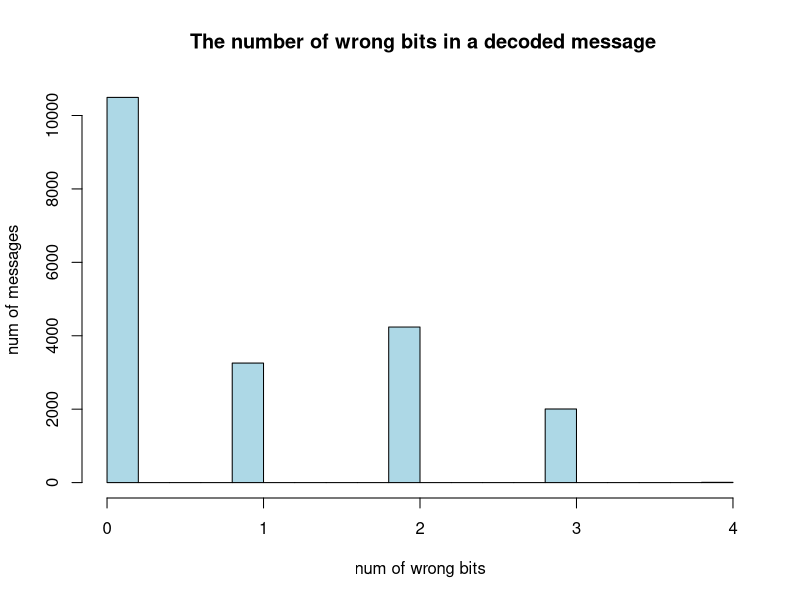
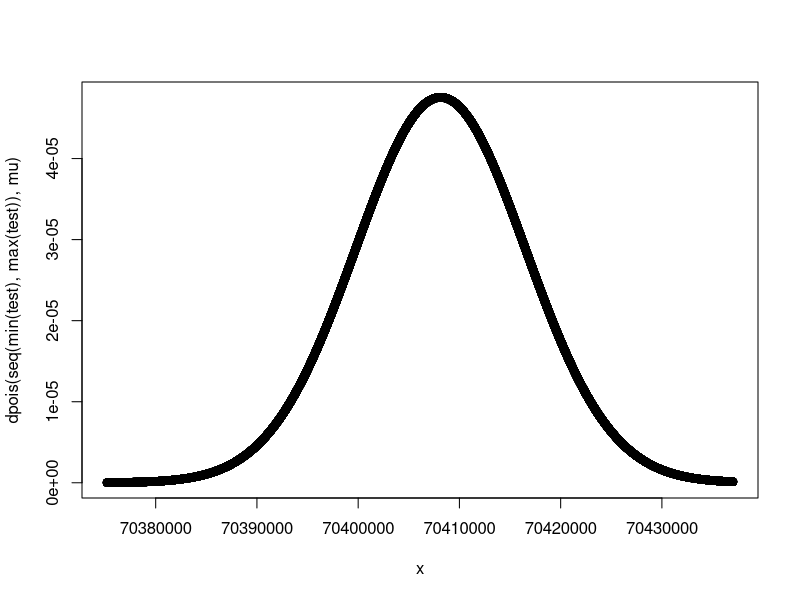
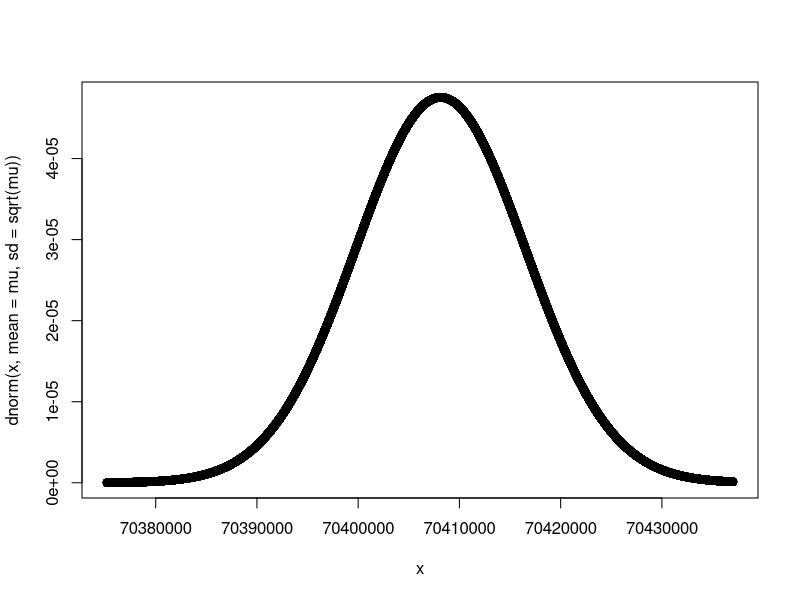
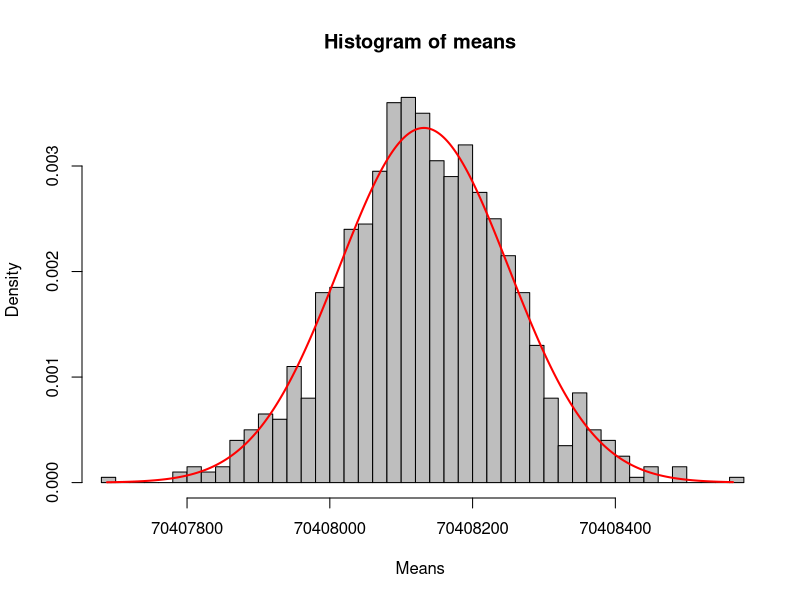
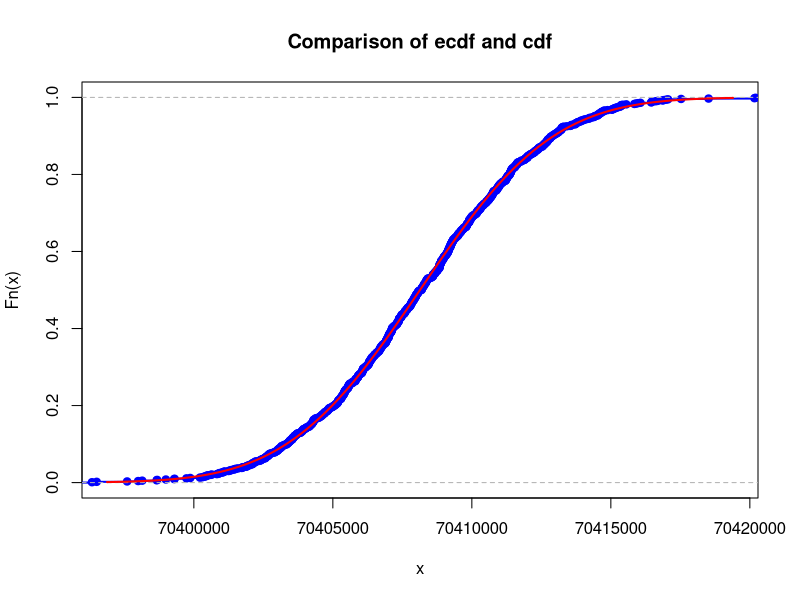
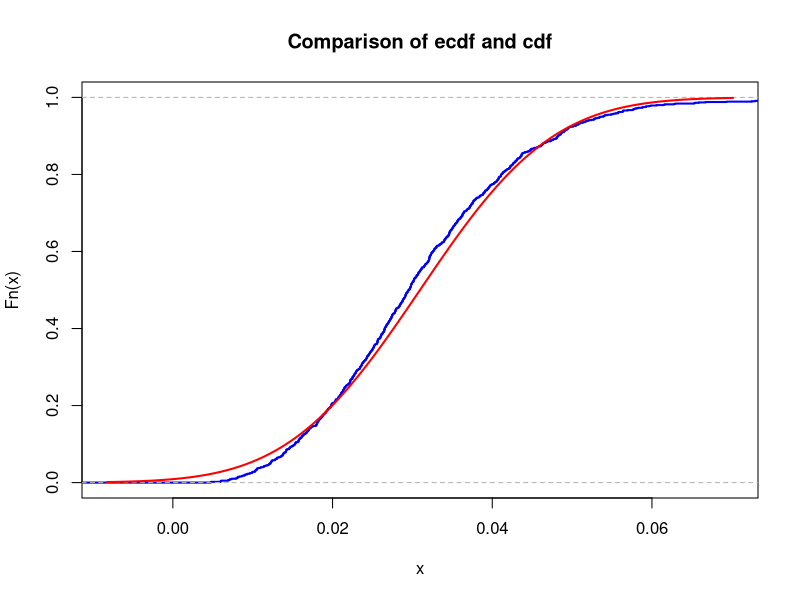

Generate these figures, in order, with R:
## ---- chunk 1
# your team id number 
                          ###
id <- 22                  ### Change to the correct id!
                          ###
set.seed(id)
p <- id/100
# matrices G and H
G <- matrix(c(1, 1, 1, 0, 0, 0, 0,
		1, 0, 0, 1, 1, 0, 0,
		0, 1, 0, 1, 0, 1, 0,
		1, 1, 0, 1, 0, 0, 1), nrow = 4, byrow = TRUE)
H <- t(matrix(c(1, 0, 1, 0, 1, 0, 1,
		0, 1, 1, 0, 0, 1, 1,
		0, 0, 0, 1, 1, 1, 1), nrow = 3, byrow = TRUE))
cat("The matrix G is: \n") 
G  
cat("The matrix H is: \n") 
H
cat("The product GH must be zero: \n")
(G%*%H) %%2
## ---- chunk 2
# generate N messages and encode them to 7-bit codewords

message_generator <- function(N) {
  matrix(sample(c(0,1), 4*N, replace = TRUE), nrow = N)
}

N = 20000
messages <- message_generator(N)
codewords <- (messages %*% G) %% 2
#messages
#codewords
## ---- chunk 3
generate_errors <- function(N) {
  matrix(sample(0:1, 7*N, replace = TRUE, prob=c(1-p, p)), nrow = N)
}
errors <- generate_errors(N)
#cat("errors \n")
#errors
received <- (codewords + errors) %% 2
# cat("original coded messages \n")
# codewords
# cat("messages with errors \n")
# received
## ---- chunk 4
syndrome_vectors <- (received %*% H) %% 2
## ---- chunk 5
m <- matrix(rep(c(1, 2, 4), N), nrow = N, byrow = TRUE)
syndrome_vectors_2_0 <- (syndrome_vectors * m)
bits_with_errors = rowSums(syndrome_vectors_2_0)
# cat("bits to be reversed")
# bits_with_errors
## ---- chunk 6
row = 1
for(bit in bits_with_errors){
  received[row, bit] = (received[row, bit] + 1) %% 2
  row = row + 1
}
# cat("messages after reversing bits \n")
# received
## ---- chunk 7
decoded_messages <- cbind(received[,3], received[,5], received[,6], received[,7])
# cat("decoded messages")
# decoded_messages
# cat("original messages")
# messages

right_decoded_num = sum(
  decoded_messages[,1]==messages[,1] & 
  decoded_messages[,2]==messages[,2]&
  decoded_messages[,3]==messages[,3]&
  decoded_messages[,4]==messages[,4]
  )

p_hat = right_decoded_num/N
cat("Empirical probability: ")
cat(p_hat)
cat("\n")
cat("Empirical probability - p*: ")
cat(p_hat - 0.522463)
## ---- chunk 8
num_of_errors_list <- matrix(nrow=1, ncol = N)
for(row in 1:N){
  num_of_errors_list[1,row] = sum(decoded_messages[row,] != messages[row,])
}
hist(num_of_errors_list,
     xlim = c(0,4),
     xlab = "num of wrong bits",
     ylab = "num of messages",
     main = " The number of wrong bits in a decoded message",
     col = "lightblue");
## ---- chunk 9
set.seed(22)
T <- 949233600 # is 30.1 years converted to seconds
lambda <- log(2) / T; 
mass <- id * 10 ** -6;
M <- 136.9 # an atomic mass of cesium.
N <- mass / M * 6 * 10**23;  # number of atoms in the sample. 132.9 is 
mu <- N * lambda   # poisson r.v. parameter mu
K <- 1e3  # number of experiments
n <- 5 # samples quantity

sample_means <- colMeans(matrix(rpois(n * K, lambda = mu), nrow = n))
# expectation for each column

test <- rpois(10000, mu) # testing poisson distribution
x <- seq(min(test), max(test))
plot(x, dpois(seq(min(test), max(test)), mu))
# dpois function returns the probability that the value of a variable that follows the Poisson distribution is equal to x. x is the number of successes that is expected within this time interval.
plot(x, dnorm(x, mean = mu, sd = sqrt(mu)))
# dnorm returns the value of the probability density function of the normal distribution given a certain random variable x

means <- replicate(K, mean(colMeans(matrix(rpois(n*K, lambda=mu), nrow=n))))
# repeat this $K$ times to get the sample $\mathbf{s}=(s_1,\dots,s_K)$ of means and form the empirical cumulative distribution function $\hat F_{\mathbf{s}}$ of $\mathbf{s}$;

hist(means,
     probability = T,
     breaks = 50,
     col = "grey",
     xlab = "Means",
     xlim = c(min(means),max(means))
     )
# superimpose normal distribution
x <- seq(min(means),max(means), by = .01)
lines(x, dnorm(x, mean = mean(means), sd = sd(means)), col ="red", lwd = 2)

cat("Specify the parameter of the Poisson distribution of $X_i$:\n")
mu
## ---- chunk 10
#According to CLT, for large n poisson r.v. P(mu) ~ Normal (mu, mu)
# here sample means is a mean of n poisson experiments.
# Since poisson r.v. ~ normal, P(mu)/n ~ (mu, mu/n)
mu <- mu
sigma <- sqrt(mu) / sqrt(n) #since sigma is standard deviation, sd = sqrt(var)
mu
sigma
## ---- chunk 11
set.seed(22)
x <- sample_means
stand_norm <- pnorm(x, mean = mu, sd = sigma)

xlims <- c(mu - 3 * sigma, mu + 3 * sigma)
Fs <- ecdf(sample_means)

plot(Fs,
     xlim = xlims,
     ylim = c(0, 1),
     col = "blue",
     lwd = 2,
     main = "Comparison of ecdf and cdf")

curve(pnorm(x, mean = mu, sd = sigma), col = "red", lwd = 2, add = TRUE)
# now find max distance between empirical cdf and cdf of the normal distribution - difference
diff <- max(abs(Fs(x) - pnorm(x, mean = mu, sd = sigma)))
diff
## ---- chunk 12
maximal_difference_between_2_cdfs <- function(n) {
  mu <- N * lambda
  means <- replicate(K, mean(colMeans(matrix(rpois(n*K, lambda=mu), nrow=n))))
  norm_mu <- mean(means)
  sigma <- sd(means)
  x <- seq(min(means), max(means),by = .001)
  difference <- abs(ecdf(means)(x)-pnorm(x, mean = norm_mu, sd = sigma))
  return (max(difference))
}

difference_n1 <- maximal_difference_between_2_cdfs(5)
cat("maximal difference between cdf and ecdf for n=5:\n") 
difference_n1
difference_n2 <- maximal_difference_between_2_cdfs(10)
cat("maximal difference between cdf and ecdf for n=10:\n") 
difference_n2
difference_n3 <- maximal_difference_between_2_cdfs(50)
cat("maximal difference between cdf and ecdf for n=50:\n") 
difference_n3
## ---- chunk 13
# Searching for max n for which correlation of sums < 8e8 to all sums is more than 0.95
set.seed(22)
for (i in 1:100) {
  n <- i
  sample_sums <- colSums(matrix(rpois(n * K, lambda = mu), nrow=n)); length(sample_sums)
  corr <- length(sample_sums[sample_sums < 8e8]) / length(sample_sums)
  if (corr < 0.95){
    n <- i - 1
    break
  }
}

#check the found n by Markov inequality, Chebyshev inequality and CLT
# Markov's inequality
mean(rpois(n, mu)) / 8e8  

#Chernoff bound
t <- 1e-10
mean(exp(t * rpois(n, mu))) / exp(t * 8e8)

#CLT
sample_sums = colSums(matrix(rpois(n * K, lambda = mu), nrow=n))
test_clt <- (8e8 + n* mean(sample_sums)) / ((sample_sums) * sqrt(n))
pnorm(test_clt, mean = mean(sample_sums), sd = sd(sample_sums))[1]
## ---- chunk 14
#simulate the realizations x1,x2,...,xn of the r.v. Xi and calculate the sample mean s = x;
teamidnumber <- 22

generate_samples <- function (number){
  v1 <- teamidnumber + 10
  nu1 <- v1  # change this!
  K <- number
  n <- 5
  sample_means <- colMeans(matrix(rexp(n*K, rate = nu1), nrow=n))
  return(sample_means)
}

sample_means_5 <- generate_samples(5)
sample_means_10 <- generate_samples(10)
sample_means_50 <- generate_samples(50)
sample_means_1000 <- generate_samples(1000)

mu <- mean(sample_means_1000)      # change this!
sigma <- sd(sample_means_1000)   # change this!

xlims <- c(mu-3*sigma,mu+3*sigma)
Fs <- ecdf(sample_means_1000)
plot(Fs,
     xlim = xlims,
     col = "blue",
     lwd = 2,
     main = "Comparison of ecdf and cdf")
curve(pnorm(x, mean = mu, sd = sigma), col = "red", lwd = 2, add = TRUE)


compare_res <- function(data, mu, sigma){
  twopointdata.norm <- (data - mu)/sigma
  x <- seq(-3,3,by = .01)
  res <- max(abs(ecdf(twopointdata.norm)(x)-pnorm(x)))
  return(res)
}

compare_res(sample_means_50, mu, sigma)
compare_res(sample_means_10, mean(sample_means_10), sd(sample_means_10))
compare_res(sample_means_5, mean(sample_means_5), sd(sample_means_5))
## ---- chunk 15
v1 <- 32
prob <- 0.95
#Theoretical bound of N using the Markov
markov_amount <- 100/(v1 * prob)
markov_amount <- as.integer(markov_amount)
print(markov_amount)

#Theoretical bound of N using the Chebyshev`s
#(100/(32^2 N^2))/(1 - 100/(32 N))^2 = 0.95
#25/(4 (25 - 8 N)^2) = 0.95
#25/(4 (8 N - 25)^2) = 0.95
chebyshev_amount <- as.integer((5*sqrt(95)/19 - 25)/-8)
print(chebyshev_amount)


#Searchable value is 1 - F((1 - 100/(λ N))/(10/(λ N)))
#1 - F(3.2x - 10)
clt_amount <- 0
while (TRUE) {
  if(pnorm(3.2*clt_amount - 10) <= 0.05){
    clt_amount <- clt_amount + 1
  }
  else{
    clt_amount <- clt_amount - 1
    break
  }
}
print(clt_amount)


#time for 100 times click and simulate the realization
nu <- clt_amount * v1
sample_means <- matrix(rexp(100, rate = nu), nrow=100)
S <- sum(sample_means)
print(S)


#repeat k times
k <- 1e5
k_times <- colSums(matrix(rexp(k*10, rate = nu), nrow = 100))

# sum_k_times
mean(k_times >= 1)


##express the event of interest in terms of the r.v. S := X1 + ··· + X100;
S <- sum(sample_means[1:100])
print(S)
